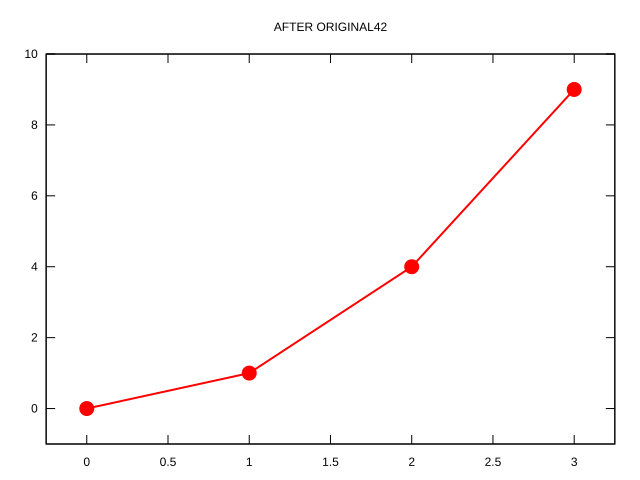

This figure's gnuplot source:
#    
#    	G N U P L O T
#    	Version 6.0 patchlevel 3    last modified 2025-06-07 
#    
#    	Copyright (C) 1986-1993, 1998, 2004, 2007-2025
#    	Thomas Williams, Colin Kelley and many others
#    
#    	gnuplot home:     http://www.gnuplot.info
#    	faq, bugs, etc:   type "help FAQ"
#    	immediate help:   type "help"  (plot window: hit 'h')
# set terminal windows 0 color solid butt enhanced standalone size 640,480
# set output
unset clip points
set clip one
unset clip two
unset clip radial
set errorbars front 1.000000 
set border 31 front lt black linewidth 1.000 dashtype solid
set cornerpoles
set zdata 
set ydata 
set xdata 
set y2data 
set x2data 
set boxwidth
set boxdepth 0
set style fill  empty border
set style rectangle back fc  bgnd fillstyle   solid 1.00 border lt -1
set style circle radius graph 0.02 
set style ellipse size graph 0.05, 0.03 angle 0 units xy
set dummy x, y
set format x "% h" 
set format y "% h" 
set format x2 "% h" 
set format y2 "% h" 
set format z "% h" 
set format cb "% h" 
set format r "% h" 
set ttics format "% h"
set timefmt "%d/%m/%y,%H:%M"
set angles radians
set tics back
unset grid
unset raxis
set theta counterclockwise right
set style parallel front  lt black linewidth 2.000 dashtype solid
set key notitle
set key fixed right top vertical Right noreverse enhanced autotitle nobox
set key noinvert samplen 4 spacing 1 width 0 height 0
set key maxcolumns 0 maxrows 0
set key noopaque
unset key
unset label
unset arrow
unset style line
unset style arrow
set style histogram clustered gap 2 title textcolor lt -1
unset object
unset walls
set style textbox  transparent margins  1.0,  1.0 border  lt -1 linewidth  1.0
set style watchpoint nolabels
set offsets 0, 0, 0, 0
set pointsize 1
set pointintervalbox 1
set encoding utf8
unset parametric
unset polar
unset spiderplot
unset decimalsign
unset micro
unset minussign
set view 60, 30, 1, 1
set view azimuth 0
set rgbmax 255
set samples 100, 100
set isosamples 10, 10
set surface implicit
set surface
set mapping cartesian
set datafile separator whitespace
set datafile nocolumnheaders
unset hidden3d

unset contour
set cntrlabel  format '%8.3g' font '' start 5 interval 20
set cntrparam order 4
set cntrparam linear
set cntrparam levels 5
set cntrparam levels auto
set cntrparam firstlinetype 0 unsorted
set cntrparam points 5
set size ratio 0 1,1
set origin 0,0
set contourfill auto 5
set contourfill palette
set style data points
set style function lines
unset xzeroaxis
unset yzeroaxis
unset zzeroaxis
unset x2zeroaxis
unset y2zeroaxis
set xyplane relative 0.5
set tics scale  1, 0.5, 1, 1, 1
set mxtics default
set mytics default
set mztics default
set mx2tics default
set my2tics default
set mcbtics default
set mrtics default
set nomttics
set xtics border in scale 1,0.5 mirror norotate  autojustify
set xtics  norangelimit autofreq 
set ytics border in scale 1,0.5 mirror norotate  autojustify
set ytics  norangelimit autofreq 
set ztics border in scale 1,0.5 nomirror norotate  autojustify
set ztics  norangelimit autofreq 
unset x2tics
unset y2tics
set cbtics border in scale 1,0.5 mirror norotate  autojustify
set cbtics  norangelimit autofreq 
set rtics axis in scale 1,0.5 nomirror norotate  autojustify
set rtics  norangelimit autofreq 
unset ttics
set title "AFTER ORIGINAL42" 
set title  font "" textcolor lt -1 norotate
set timestamp bottom 
set timestamp "" 
set timestamp  font "" textcolor lt -1 norotate
set trange [ * : * ] noreverse nowriteback
set urange [ * : * ] noreverse nowriteback
set vrange [ * : * ] noreverse nowriteback
set xlabel "" 
set xlabel  font "" textcolor lt -1 norotate
set x2label "" 
set x2label  font "" textcolor lt -1 norotate
set xrange [ -0.250000 : 3.25000 ] noreverse nowriteback
set x2range [ * : * ] noreverse writeback
set ylabel "" 
set ylabel  font "" textcolor lt -1 rotate
set y2label "" 
set y2label  font "" textcolor lt -1 rotate
set yrange [ -1.00000 : 10.0000 ] noreverse nowriteback
set y2range [ * : * ] noreverse writeback
set zlabel "" 
set zlabel  font "" textcolor lt -1 norotate
set zrange [ * : * ] noreverse writeback
set cblabel "" 
set cblabel  font "" textcolor lt -1 rotate
set cbrange [ * : * ] noreverse writeback
set rlabel "" 
set rlabel  font "" textcolor lt -1 norotate
set rrange [ * : * ] noreverse writeback
unset logscale
unset jitter
set zero 1e-08
set lmargin  -1
set bmargin  -1
set rmargin  -1
set tmargin  -1
set locale "English_United States.1252"
set pm3d explicit at s
set pm3d scansautomatic
set pm3d interpolate 1,1 flush begin noftriangles noborder corners2color mean
set pm3d clip z 
set pm3d nolighting
set palette positive nops_allcF maxcolors 0 gamma 1.5 color model RGB 
set palette rgbformulae 7, 5, 15
set colorbox default
set colorbox vertical origin screen 0.9, 0.2 size screen 0.05, 0.6 front  noinvert bdefault
set style boxplot candles range  1.50 outliers pt 7 separation 1 labels auto unsorted
set chi_shapes fraction 0.60
set loadpath 
set fontpath
set psdir
set fit brief errorvariables nocovariancevariables errorscaling prescale nowrap v5
GNUTERM = "windows"
I = {0.0, 1.0}
VoxelDistance = 0.0
GridDistance = 0.0
## Last datafile plotted: "C:/GnuplotTests/原始数据.dat"
## Last plot command
plot "C:/GnuplotTests/原始数据.dat" using 1:2 with linespoints lw 2 pt 7 ps 1.5 lc rgb "#FF0000"
#    EOF
